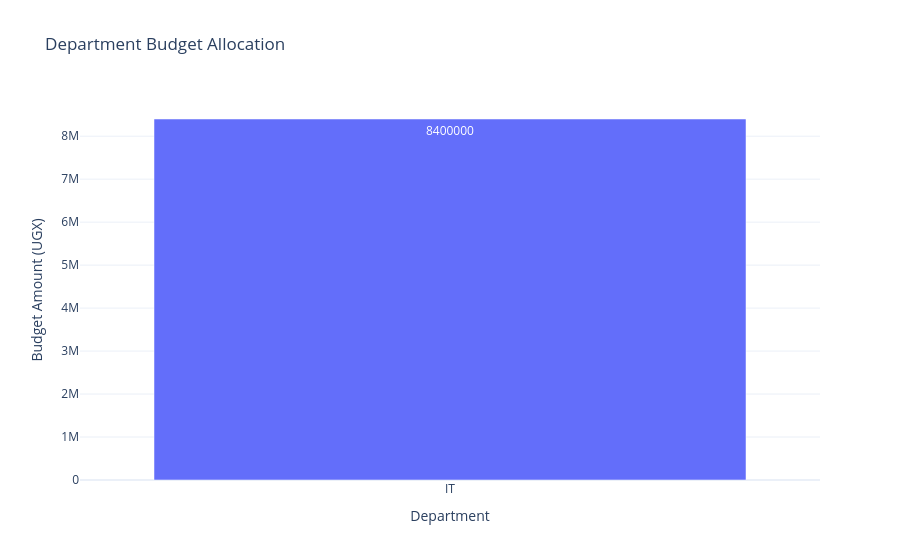

Notebook source saved alongside this figure:
### Code cell
import json
import plotly.express as px


fig = px.bar(

    department_budget_df,

    x="department_name",

    y="budget_amount",

    title="Department Budget Allocation",

    text="budget_amount"

)


fig.update_layout(

    template="plotly_white",

    xaxis_title="Department",

    yaxis_title="Budget Amount (UGX)"

)


# Display chart in Jupyter
fig.show()


# Convert Plotly figure to JSON
department_budget_json = fig.to_json()


# Display JSON
print(department_budget_json)


# Save JSON file
with open("department_budget_allocation.json", "w") as file:
    file.write(department_budget_json)


print("✅ Department Budget Allocation JSON created successfully")

### Figure 1 — Plotly figure (JSON) as saved in the notebook; plotly's stock layout.template omitted (floating-point values rounded to 4 significant figures)
{"data": [{"hovertemplate": "department_name=%{x}<br>budget_amount=%{text}<extra></extra>", "legendgroup": "", "marker": {"color": "#636efa", "pattern": {"shape": ""}}, "name": "", "orientation": "v", "showlegend": false, "text": [8400000.0], "textposition": "auto", "type": "bar", "x": ["IT"], "xaxis": "x", "y": [8400000.0], "yaxis": "y"}], "layout": {"barmode": "relative", "legend": {"tracegroupgap": 0}, "title": {"text": "Department Budget Allocation"}, "xaxis": {"anchor": "y", "domain": [0, 1], "title": {"text": "Department"}}, "yaxis": {"anchor": "x", "domain": [0, 1], "title": {"text": "Budget Amount (UGX)"}}}}
